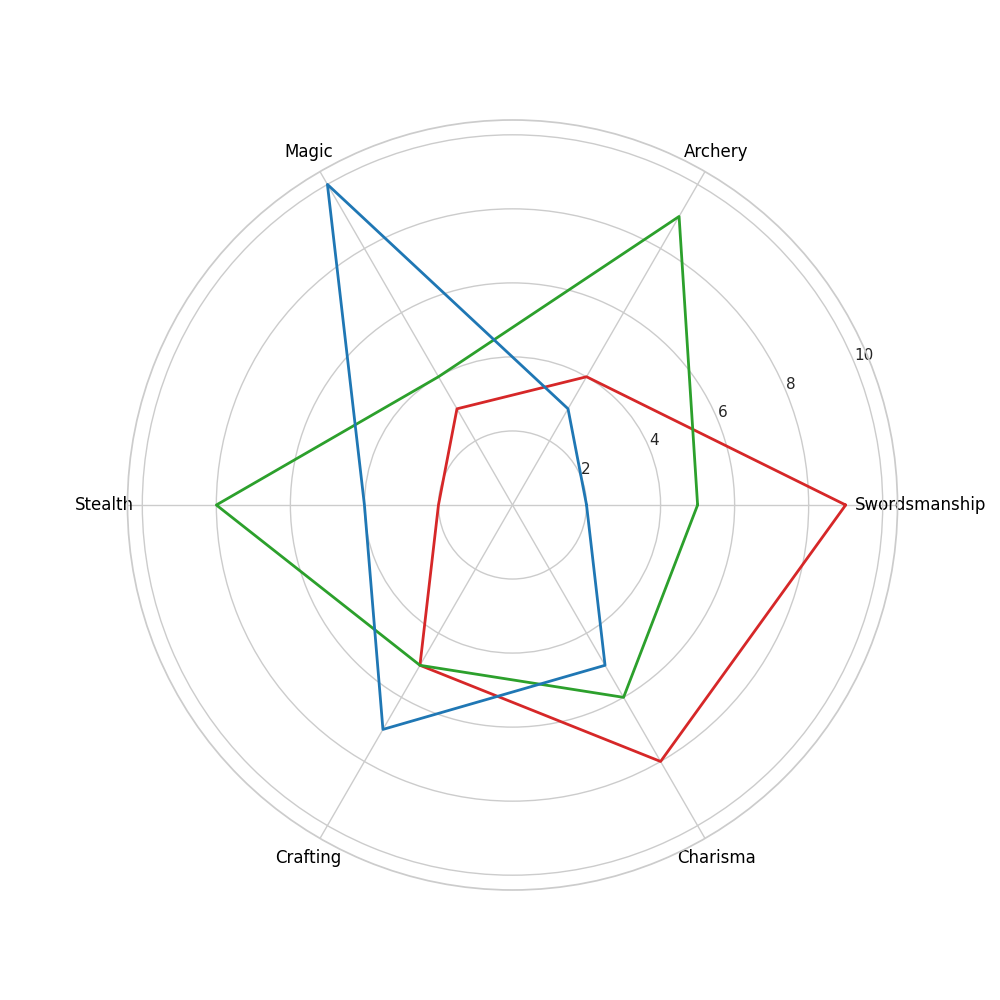

The script that drew this image:
import matplotlib.pyplot as plt
import numpy as np

skills = ['Swordsmanship', 'Archery', 'Magic', 'Stealth', 'Crafting', 'Charisma']
num_skills = len(skills)

knight_skills = [9, 4, 3, 2, 5, 8]
archer_skills = [5, 9, 4, 8, 5, 6]
mage_skills = [2, 3, 10, 4, 7, 5]

angles = np.linspace(0, 2 * np.pi, num_skills, endpoint=False).tolist()

knight_skills += knight_skills[:1]
archer_skills += archer_skills[:1]
mage_skills += mage_skills[:1]
angles += angles[:1]

fig, ax = plt.subplots(figsize=(10, 10), subplot_kw=dict(polar=True))

ax.plot(angles, knight_skills, color='tab:red', linewidth=2)
ax.plot(angles, archer_skills, color='tab:green', linewidth=2)
ax.plot(angles, mage_skills, color='tab:blue', linewidth=2)

ax.set_xticks(angles[:-1])
ax.set_xticklabels(skills, fontsize=12, color='black')

plt.show()
